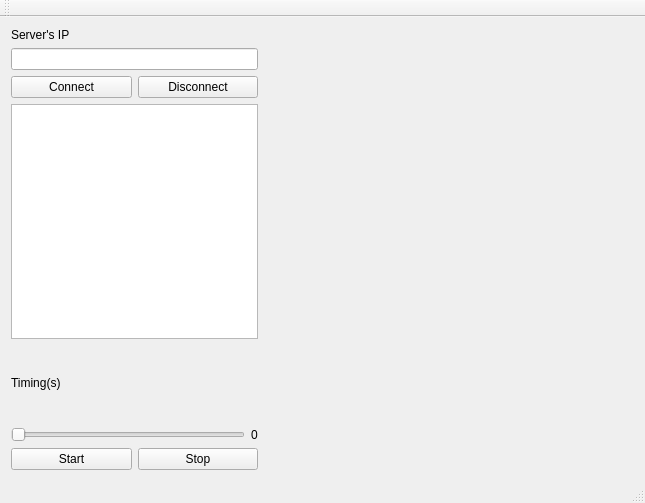
<?xml version="1.0" encoding="UTF-8"?>
<ui version="4.0">
 <class>MainWindow</class>
 <widget class="QMainWindow" name="MainWindow">
  <property name="geometry">
   <rect>
    <x>0</x>
    <y>0</y>
    <width>645</width>
    <height>503</height>
   </rect>
  </property>
  <property name="windowTitle">
   <string>Consumer</string>
  </property>
  <widget class="QWidget" name="centralWidget">
   <layout class="QGridLayout" name="gridLayout_3">
    <item row="0" column="0">
     <widget class="QLabel" name="labelTextIP">
      <property name="text">
       <string>Server's IP</string>
      </property>
     </widget>
    </item>
    <item row="1" column="0">
     <layout class="QHBoxLayout" name="horizontalLayout_3" stretch="40,60">
      <item>
       <layout class="QVBoxLayout" name="verticalLayout" stretch="70,30">
        <item>
         <layout class="QGridLayout" name="gridLayout">
          <item row="0" column="0">
           <widget class="QLineEdit" name="lineEditIP"/>
          </item>
          <item row="1" column="0">
           <layout class="QHBoxLayout" name="horizontalLayout" stretch="50,50">
            <item>
             <widget class="QPushButton" name="pushButtonConnect">
              <property name="text">
               <string>Connect</string>
              </property>
             </widget>
            </item>
            <item>
             <widget class="QPushButton" name="pushButtonDisconnect">
              <property name="text">
               <string>Disconnect</string>
              </property>
             </widget>
            </item>
           </layout>
          </item>
          <item row="2" column="0">
           <widget class="QListWidget" name="listWidgetIPs"/>
          </item>
         </layout>
        </item>
        <item>
         <layout class="QGridLayout" name="gridLayout_2" rowstretch="0,0,100">
          <item row="0" column="0">
           <widget class="QLabel" name="labelTiming">
            <property name="text">
             <string>Timing(s)</string>
            </property>
           </widget>
          </item>
          <item row="1" column="0">
           <widget class="QSlider" name="horizontalSliderTiming">
            <property name="orientation">
             <enum>Qt::Horizontal</enum>
            </property>
           </widget>
          </item>
          <item row="1" column="1">
           <widget class="QLabel" name="labelTimingValue">
            <property name="text">
             <string>0</string>
            </property>
           </widget>
          </item>
          <item row="2" column="0" colspan="2">
           <layout class="QHBoxLayout" name="horizontalLayout_2" stretch="50,50">
            <item>
             <widget class="QPushButton" name="pushButtonStart">
              <property name="text">
               <string>Start</string>
              </property>
             </widget>
            </item>
            <item>
             <widget class="QPushButton" name="pushButtonStop">
              <property name="text">
               <string>Stop</string>
              </property>
             </widget>
            </item>
           </layout>
          </item>
         </layout>
        </item>
       </layout>
      </item>
      <item>
       <widget class="QWidget" name="widgetPlot" native="true"/>
      </item>
     </layout>
    </item>
   </layout>
  </widget>
  <widget class="QMenuBar" name="menuBar">
   <property name="geometry">
    <rect>
     <x>0</x>
     <y>0</y>
     <width>645</width>
     <height>23</height>
    </rect>
   </property>
  </widget>
  <widget class="QToolBar" name="mainToolBar">
   <attribute name="toolBarArea">
    <enum>TopToolBarArea</enum>
   </attribute>
   <attribute name="toolBarBreak">
    <bool>false</bool>
   </attribute>
  </widget>
  <widget class="QStatusBar" name="statusBar"/>
 </widget>
 <layoutdefault spacing="6" margin="11"/>
 <resources/>
 <connections>
  <connection>
   <sender>horizontalSliderTiming</sender>
   <signal>valueChanged(int)</signal>
   <receiver>labelTimingValue</receiver>
   <slot>setNum(int)</slot>
   <hints>
    <hint type="sourcelabel">
     <x>180</x>
     <y>384</y>
    </hint>
    <hint type="destinationlabel">
     <x>255</x>
     <y>393</y>
    </hint>
   </hints>
  </connection>
 </connections>
</ui>
